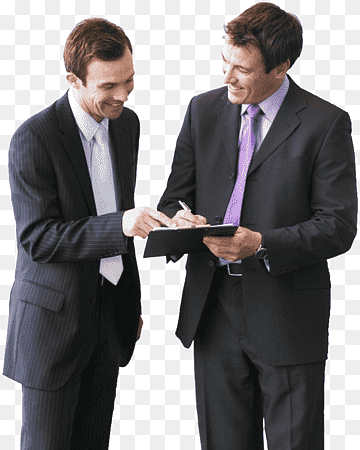
#> input picture practice/opencv-python-learn/openmod/pose/med/two.png, 360 x 450 px, found by its file name
$ python test.py
#> lines starting #> are read from the running program, lines starting #| are printed output that depends on the picture
import cv2
import numpy as np

def affineTransform(img, matrix):
    """
    Apply affine transformation to an image.
    :param img: Input image.
    :param matrix: 2x3 affine transformation matrix.
    :return: Transformed image.
    """
    h, w = img.shape[:2]
    return cv2.warpAffine(img, matrix, (w, h))

# Load an image
img = cv2.imread('media/two.png')
#> img is the input picture: shape (450, 360, 3); mean B, G, R 124.4, 122.5, 125

# Define an affine transformation matrix
# Example: rotation by 45 degrees and translation
angle = 45
scale = 1
center = (img.shape[1] // 2, img.shape[0] // 2)
#> center = (180, 225)
matrix = cv2.getRotationMatrix2D(center, angle, scale)

# Apply the affine transformation
img_transformed = affineTransform(img, matrix)
#> in affineTransform, `return cv2.warpAffine(img, matrix, (w, h))`:
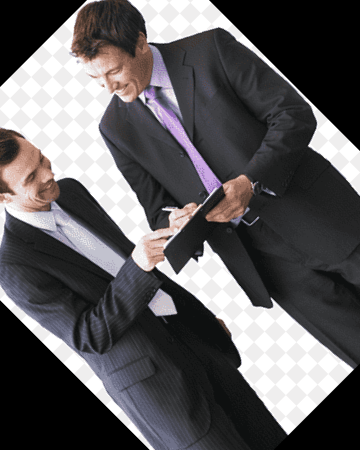
#> returned value: shape (450, 360, 3); mean of channels 0, 1, 2 91.4, 89.6, 91.7; drawn as B, G, R

# Display the original and transformed images
cv2.imshow('Original Image', img)
cv2.imshow('Transformed Image', img_transformed)
cv2.waitKey(0)
cv2.destroyAllWindows()

$ run again, with practice/opencv-python-learn/openmod/pose/med/three.png copied over practice/opencv-python-learn/openmod/pose/med/two.png
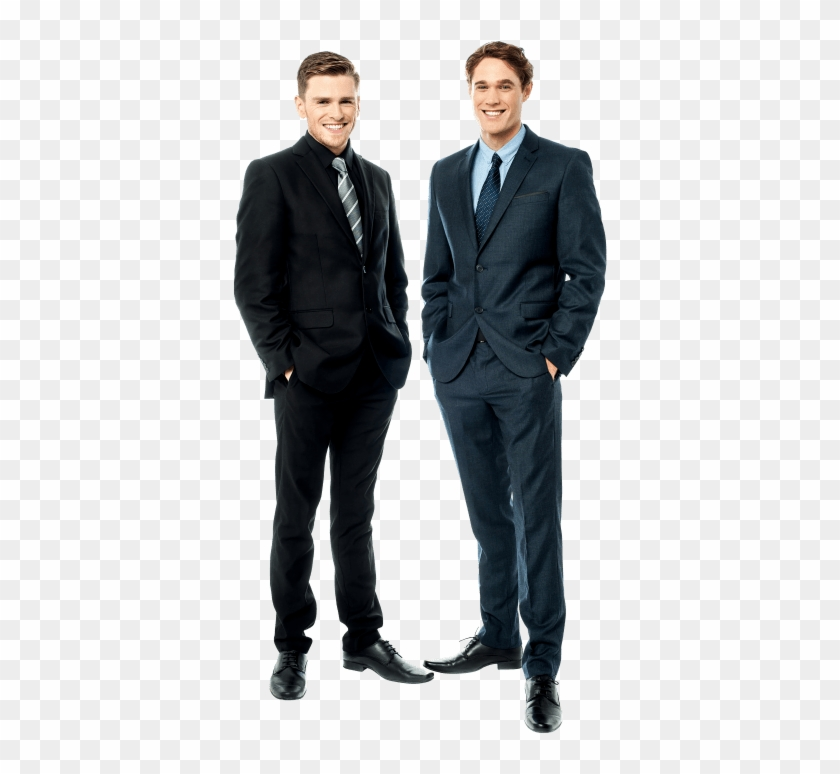
#> input picture practice/opencv-python-learn/openmod/pose/med/three.png, 840 x 774 px, found by its file name
#> img is the input picture: shape (774, 840, 3); mean B, G, R 201.8, 200.7, 199.3
#> in affineTransform, `return cv2.warpAffine(img, matrix, (w, h))`:
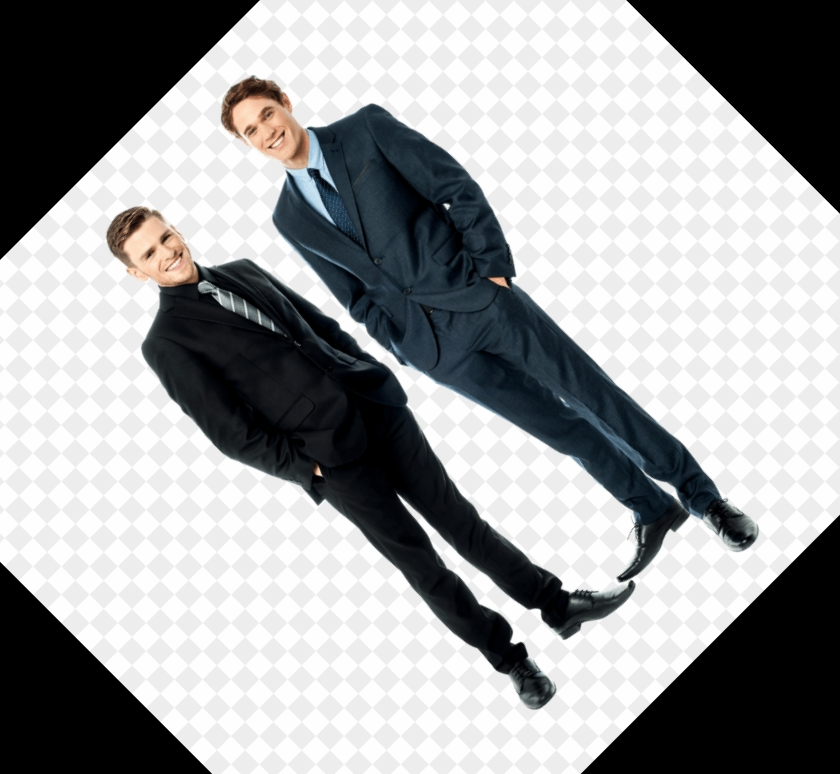
#> returned value: shape (774, 840, 3); mean of channels 0, 1, 2 159.1, 158, 156.7; drawn as B, G, R

$ run again, with practice/opencv-python-learn/openmod/pose/med/ig.jpg saved as practice/opencv-python-learn/openmod/pose/med/two.png
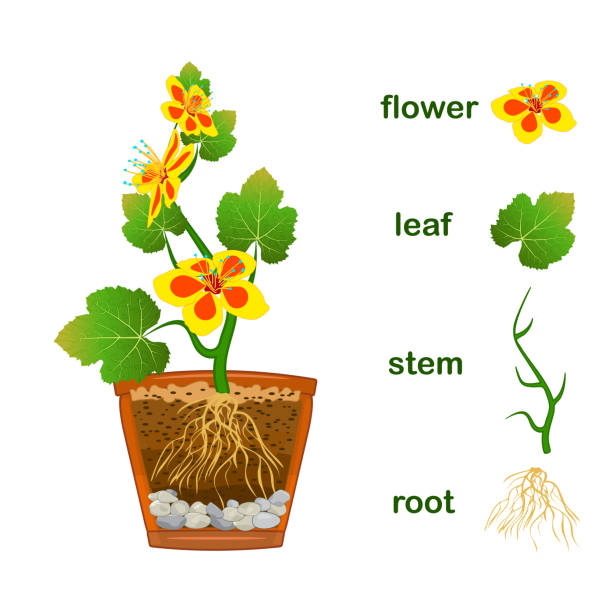
#> input picture practice/opencv-python-learn/openmod/pose/med/ig.jpg, 612 x 612 px, found by its file name
#> img is the input picture: shape (612, 612, 3); mean B, G, R 211.2, 231.9, 234.7
#> in affineTransform, `return cv2.warpAffine(img, matrix, (w, h))`:
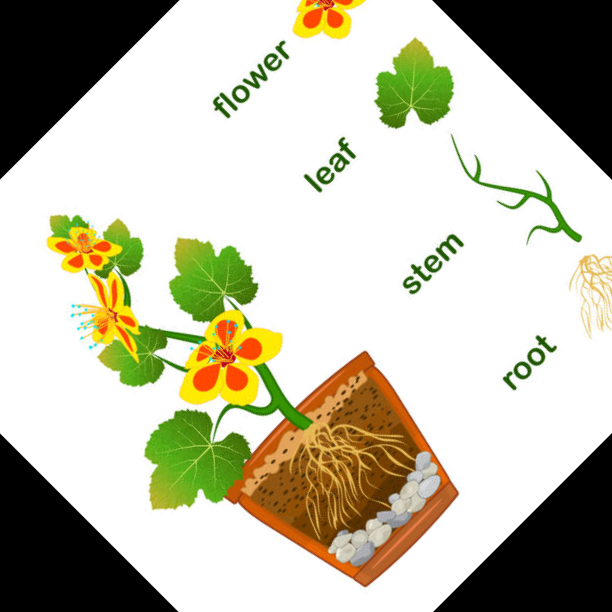
#> returned value: shape (612, 612, 3); mean of channels 0, 1, 2 168.5, 188.5, 191.1; drawn as B, G, R

$ run again, with practice/opencv-python-learn/openmod/pose/med/images.jpeg saved as practice/opencv-python-learn/openmod/pose/med/two.png
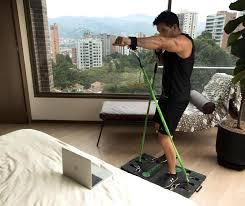
#> input picture practice/opencv-python-learn/openmod/pose/med/images.jpeg, 245 x 206 px, found by its file name
#> img is the input picture: shape (206, 245, 3); mean B, G, R 116.7, 129.3, 135
#> in affineTransform, `return cv2.warpAffine(img, matrix, (w, h))`:
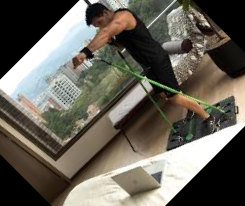
#> returned value: shape (206, 245, 3); mean of channels 0, 1, 2 89.7, 99.6, 104; drawn as B, G, R
